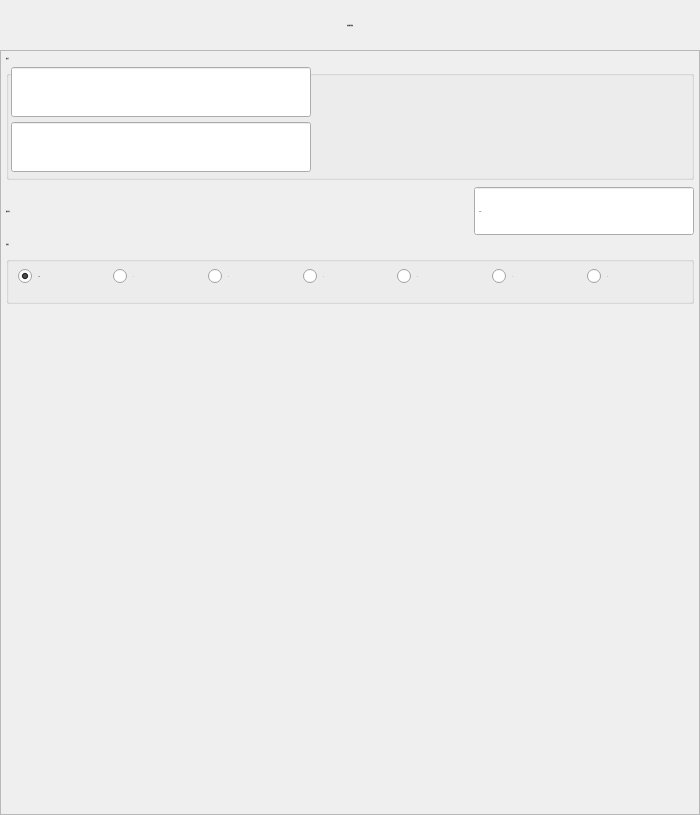
<?xml version="1.0" encoding="UTF-8"?>
<ui version="4.0">
 <class>FormActIf</class>
 <widget class="QWidget" name="FormActIf">
  <property name="geometry">
   <rect>
    <x>0</x>
    <y>0</y>
    <width>700</width>
    <height>815</height>
   </rect>
  </property>
  <property name="minimumSize">
   <size>
    <width>700</width>
    <height>815</height>
   </size>
  </property>
  <property name="maximumSize">
   <size>
    <width>700</width>
    <height>815</height>
   </size>
  </property>
  <property name="font">
   <font>
    <family>微软雅黑</family>
    <pointsize>-1</pointsize>
    <weight>50</weight>
    <italic>false</italic>
    <bold>false</bold>
   </font>
  </property>
  <property name="windowTitle">
   <string notr="true">条件</string>
  </property>
  <property name="toolTip">
   <string notr="true"/>
  </property>
  <property name="statusTip">
   <string notr="true"/>
  </property>
  <property name="whatsThis">
   <string notr="true"/>
  </property>
  <property name="accessibleName">
   <string notr="true"/>
  </property>
  <property name="accessibleDescription">
   <string notr="true"/>
  </property>
  <property name="styleSheet">
   <string notr="true">font: 28px &quot;微软雅黑&quot;;</string>
  </property>
  <property name="windowFilePath">
   <string notr="true"/>
  </property>
  <layout class="QVBoxLayout" name="verticalLayout">
   <property name="spacing">
    <number>0</number>
   </property>
   <property name="margin">
    <number>0</number>
   </property>
   <item>
    <widget class="QLabel" name="labelParaTitle">
     <property name="sizePolicy">
      <sizepolicy hsizetype="Preferred" vsizetype="Fixed">
       <horstretch>0</horstretch>
       <verstretch>0</verstretch>
      </sizepolicy>
     </property>
     <property name="minimumSize">
      <size>
       <width>0</width>
       <height>50</height>
      </size>
     </property>
     <property name="maximumSize">
      <size>
       <width>16777215</width>
       <height>16777215</height>
      </size>
     </property>
     <property name="font">
      <font>
       <family>微软雅黑</family>
       <pointsize>-1</pointsize>
       <weight>50</weight>
       <italic>false</italic>
       <bold>false</bold>
      </font>
     </property>
     <property name="styleSheet">
      <string notr="true">QLabel#labelParaTitle
{
	color: black;
	border-image: url(:/img/widget/Panel.png) 0 4 0 4;
	border-left: 4px transparent;
	border-right: 4px transparent;
}
</string>
     </property>
     <property name="text">
      <string>条件指令参数</string>
     </property>
     <property name="alignment">
      <set>Qt::AlignCenter</set>
     </property>
    </widget>
   </item>
   <item>
    <widget class="QFrame" name="frameActIf">
     <property name="font">
      <font>
       <family>微软雅黑</family>
       <pointsize>-1</pointsize>
       <weight>50</weight>
       <italic>false</italic>
       <bold>false</bold>
      </font>
     </property>
     <property name="styleSheet">
      <string notr="true"/>
     </property>
     <property name="frameShape">
      <enum>QFrame::StyledPanel</enum>
     </property>
     <property name="frameShadow">
      <enum>QFrame::Plain</enum>
     </property>
     <property name="IsMainArea" stdset="0">
      <bool>true</bool>
     </property>
     <layout class="QGridLayout" name="gridLayout">
      <property name="margin">
       <number>5</number>
      </property>
      <item row="0" column="0" colspan="3">
       <widget class="QGroupBox" name="groupExpression">
        <property name="minimumSize">
         <size>
          <width>0</width>
          <height>50</height>
         </size>
        </property>
        <property name="font">
         <font>
          <family>微软雅黑</family>
          <pointsize>-1</pointsize>
          <weight>50</weight>
          <italic>false</italic>
          <bold>false</bold>
         </font>
        </property>
        <property name="title">
         <string>表达式</string>
        </property>
        <layout class="QGridLayout" name="gridLayout_2">
         <property name="leftMargin">
          <number>2</number>
         </property>
         <property name="topMargin">
          <number>2</number>
         </property>
         <property name="rightMargin">
          <number>2</number>
         </property>
         <property name="bottomMargin">
          <number>5</number>
         </property>
         <property name="horizontalSpacing">
          <number>0</number>
         </property>
         <property name="verticalSpacing">
          <number>5</number>
         </property>
         <item row="0" column="0">
          <widget class="xLineEdit" name="lineEdit_var">
           <property name="sizePolicy">
            <sizepolicy hsizetype="Fixed" vsizetype="Fixed">
             <horstretch>0</horstretch>
             <verstretch>0</verstretch>
            </sizepolicy>
           </property>
           <property name="minimumSize">
            <size>
             <width>300</width>
             <height>50</height>
            </size>
           </property>
           <property name="maximumSize">
            <size>
             <width>300</width>
             <height>50</height>
            </size>
           </property>
           <property name="font">
            <font>
             <family>微软雅黑</family>
             <pointsize>-1</pointsize>
             <weight>50</weight>
             <italic>false</italic>
             <bold>false</bold>
            </font>
           </property>
           <property name="focusPolicy">
            <enum>Qt::ClickFocus</enum>
           </property>
           <property name="acceptDrops">
            <bool>false</bool>
           </property>
           <property name="text">
            <string/>
           </property>
           <property name="alignment">
            <set>Qt::AlignCenter</set>
           </property>
           <property name="readOnly">
            <bool>true</bool>
           </property>
          </widget>
         </item>
         <item row="0" column="1">
          <widget class="QLabel" name="labelOperator">
           <property name="sizePolicy">
            <sizepolicy hsizetype="Expanding" vsizetype="Preferred">
             <horstretch>0</horstretch>
             <verstretch>0</verstretch>
            </sizepolicy>
           </property>
           <property name="minimumSize">
            <size>
             <width>150</width>
             <height>50</height>
            </size>
           </property>
           <property name="maximumSize">
            <size>
             <width>16777215</width>
             <height>50</height>
            </size>
           </property>
           <property name="font">
            <font>
             <family>微软雅黑</family>
             <pointsize>-1</pointsize>
             <weight>50</weight>
             <italic>false</italic>
             <bold>false</bold>
            </font>
           </property>
           <property name="text">
            <string notr="true"/>
           </property>
           <property name="alignment">
            <set>Qt::AlignCenter</set>
           </property>
          </widget>
         </item>
         <item row="1" column="0">
          <widget class="xLineEdit" name="lineEdit_para">
           <property name="enabled">
            <bool>true</bool>
           </property>
           <property name="sizePolicy">
            <sizepolicy hsizetype="Fixed" vsizetype="Fixed">
             <horstretch>0</horstretch>
             <verstretch>0</verstretch>
            </sizepolicy>
           </property>
           <property name="minimumSize">
            <size>
             <width>300</width>
             <height>50</height>
            </size>
           </property>
           <property name="maximumSize">
            <size>
             <width>300</width>
             <height>50</height>
            </size>
           </property>
           <property name="font">
            <font>
             <family>微软雅黑</family>
             <pointsize>-1</pointsize>
             <weight>50</weight>
             <italic>false</italic>
             <bold>false</bold>
            </font>
           </property>
           <property name="focusPolicy">
            <enum>Qt::ClickFocus</enum>
           </property>
           <property name="acceptDrops">
            <bool>false</bool>
           </property>
           <property name="text">
            <string/>
           </property>
           <property name="alignment">
            <set>Qt::AlignCenter</set>
           </property>
           <property name="readOnly">
            <bool>true</bool>
           </property>
          </widget>
         </item>
        </layout>
       </widget>
      </item>
      <item row="1" column="0">
       <widget class="QLabel" name="labelDelay">
        <property name="minimumSize">
         <size>
          <width>0</width>
          <height>50</height>
         </size>
        </property>
        <property name="maximumSize">
         <size>
          <width>16777215</width>
          <height>50</height>
         </size>
        </property>
        <property name="font">
         <font>
          <family>微软雅黑</family>
          <pointsize>-1</pointsize>
          <weight>50</weight>
          <italic>false</italic>
          <bold>false</bold>
         </font>
        </property>
        <property name="text">
         <string>超时时间：</string>
        </property>
       </widget>
      </item>
      <item row="1" column="2">
       <widget class="xDoubleSpinBox" name="BoxDelay">
        <property name="enabled">
         <bool>true</bool>
        </property>
        <property name="sizePolicy">
         <sizepolicy hsizetype="Fixed" vsizetype="Fixed">
          <horstretch>0</horstretch>
          <verstretch>0</verstretch>
         </sizepolicy>
        </property>
        <property name="minimumSize">
         <size>
          <width>220</width>
          <height>50</height>
         </size>
        </property>
        <property name="maximumSize">
         <size>
          <width>220</width>
          <height>50</height>
         </size>
        </property>
        <property name="font">
         <font>
          <family>微软雅黑</family>
          <pointsize>-1</pointsize>
          <weight>50</weight>
          <italic>false</italic>
          <bold>false</bold>
         </font>
        </property>
        <property name="focusPolicy">
         <enum>Qt::ClickFocus</enum>
        </property>
        <property name="alignment">
         <set>Qt::AlignLeading|Qt::AlignLeft|Qt::AlignVCenter</set>
        </property>
        <property name="buttonSymbols">
         <enum>QAbstractSpinBox::NoButtons</enum>
        </property>
        <property name="specialValueText">
         <string notr="true"/>
        </property>
        <property name="keyboardTracking">
         <bool>false</bool>
        </property>
        <property name="prefix">
         <string notr="true"/>
        </property>
        <property name="suffix">
         <string notr="true">s</string>
        </property>
        <property name="decimals">
         <number>2</number>
        </property>
        <property name="maximum">
         <double>600.000000000000000</double>
        </property>
        <property name="singleStep">
         <double>0.100000000000000</double>
        </property>
        <property name="HasBtn" stdset="0">
         <bool>true</bool>
        </property>
       </widget>
      </item>
      <item row="2" column="0" colspan="3">
       <widget class="QGroupBox" name="groupBoxOperator">
        <property name="font">
         <font>
          <family>微软雅黑</family>
          <pointsize>-1</pointsize>
          <weight>50</weight>
          <italic>false</italic>
          <bold>false</bold>
         </font>
        </property>
        <property name="title">
         <string>运算符</string>
        </property>
        <layout class="QGridLayout" name="gridLayout_3">
         <property name="topMargin">
          <number>0</number>
         </property>
         <property name="bottomMargin">
          <number>0</number>
         </property>
         <property name="spacing">
          <number>0</number>
         </property>
         <item row="0" column="1">
          <widget class="xRadioButton" name="radioButton_gt">
           <property name="sizePolicy">
            <sizepolicy hsizetype="Expanding" vsizetype="Fixed">
             <horstretch>0</horstretch>
             <verstretch>0</verstretch>
            </sizepolicy>
           </property>
           <property name="minimumSize">
            <size>
             <width>40</width>
             <height>50</height>
            </size>
           </property>
           <property name="maximumSize">
            <size>
             <width>16777215</width>
             <height>50</height>
            </size>
           </property>
           <property name="font">
            <font>
             <family>微软雅黑</family>
             <pointsize>-1</pointsize>
             <weight>50</weight>
             <italic>false</italic>
             <bold>false</bold>
            </font>
           </property>
           <property name="focusPolicy">
            <enum>Qt::NoFocus</enum>
           </property>
           <property name="text">
            <string notr="true">&gt;</string>
           </property>
          </widget>
         </item>
         <item row="0" column="0">
          <widget class="xRadioButton" name="radioButton_dir">
           <property name="sizePolicy">
            <sizepolicy hsizetype="Expanding" vsizetype="Fixed">
             <horstretch>0</horstretch>
             <verstretch>0</verstretch>
            </sizepolicy>
           </property>
           <property name="minimumSize">
            <size>
             <width>40</width>
             <height>50</height>
            </size>
           </property>
           <property name="maximumSize">
            <size>
             <width>16777215</width>
             <height>50</height>
            </size>
           </property>
           <property name="font">
            <font>
             <family>微软雅黑</family>
             <pointsize>-1</pointsize>
             <weight>50</weight>
             <italic>false</italic>
             <bold>false</bold>
            </font>
           </property>
           <property name="focusPolicy">
            <enum>Qt::NoFocus</enum>
           </property>
           <property name="text">
            <string notr="true">NULL</string>
           </property>
           <property name="checked">
            <bool>true</bool>
           </property>
          </widget>
         </item>
         <item row="0" column="3">
          <widget class="xRadioButton" name="radioButton_eq">
           <property name="sizePolicy">
            <sizepolicy hsizetype="Expanding" vsizetype="Fixed">
             <horstretch>0</horstretch>
             <verstretch>0</verstretch>
            </sizepolicy>
           </property>
           <property name="minimumSize">
            <size>
             <width>40</width>
             <height>50</height>
            </size>
           </property>
           <property name="maximumSize">
            <size>
             <width>16777215</width>
             <height>50</height>
            </size>
           </property>
           <property name="font">
            <font>
             <family>微软雅黑</family>
             <pointsize>-1</pointsize>
             <weight>50</weight>
             <italic>false</italic>
             <bold>false</bold>
            </font>
           </property>
           <property name="focusPolicy">
            <enum>Qt::NoFocus</enum>
           </property>
           <property name="text">
            <string notr="true">=</string>
           </property>
          </widget>
         </item>
         <item row="0" column="2">
          <widget class="xRadioButton" name="radioButton_ge">
           <property name="sizePolicy">
            <sizepolicy hsizetype="Expanding" vsizetype="Fixed">
             <horstretch>0</horstretch>
             <verstretch>0</verstretch>
            </sizepolicy>
           </property>
           <property name="minimumSize">
            <size>
             <width>40</width>
             <height>50</height>
            </size>
           </property>
           <property name="maximumSize">
            <size>
             <width>16777215</width>
             <height>50</height>
            </size>
           </property>
           <property name="font">
            <font>
             <family>微软雅黑</family>
             <pointsize>-1</pointsize>
             <weight>50</weight>
             <italic>false</italic>
             <bold>false</bold>
            </font>
           </property>
           <property name="focusPolicy">
            <enum>Qt::NoFocus</enum>
           </property>
           <property name="text">
            <string notr="true">≥</string>
           </property>
          </widget>
         </item>
         <item row="0" column="4">
          <widget class="xRadioButton" name="radioButton_ne">
           <property name="sizePolicy">
            <sizepolicy hsizetype="Expanding" vsizetype="Fixed">
             <horstretch>0</horstretch>
             <verstretch>0</verstretch>
            </sizepolicy>
           </property>
           <property name="minimumSize">
            <size>
             <width>40</width>
             <height>50</height>
            </size>
           </property>
           <property name="maximumSize">
            <size>
             <width>16777215</width>
             <height>50</height>
            </size>
           </property>
           <property name="font">
            <font>
             <family>微软雅黑</family>
             <pointsize>-1</pointsize>
             <weight>50</weight>
             <italic>false</italic>
             <bold>false</bold>
            </font>
           </property>
           <property name="focusPolicy">
            <enum>Qt::NoFocus</enum>
           </property>
           <property name="text">
            <string notr="true">≠</string>
           </property>
          </widget>
         </item>
         <item row="0" column="6">
          <widget class="xRadioButton" name="radioButton_le">
           <property name="sizePolicy">
            <sizepolicy hsizetype="Expanding" vsizetype="Fixed">
             <horstretch>0</horstretch>
             <verstretch>0</verstretch>
            </sizepolicy>
           </property>
           <property name="minimumSize">
            <size>
             <width>40</width>
             <height>50</height>
            </size>
           </property>
           <property name="maximumSize">
            <size>
             <width>16777215</width>
             <height>50</height>
            </size>
           </property>
           <property name="font">
            <font>
             <family>微软雅黑</family>
             <pointsize>-1</pointsize>
             <weight>50</weight>
             <italic>false</italic>
             <bold>false</bold>
            </font>
           </property>
           <property name="focusPolicy">
            <enum>Qt::NoFocus</enum>
           </property>
           <property name="text">
            <string notr="true">≤</string>
           </property>
          </widget>
         </item>
         <item row="0" column="5">
          <widget class="xRadioButton" name="radioButton_lt">
           <property name="sizePolicy">
            <sizepolicy hsizetype="Expanding" vsizetype="Fixed">
             <horstretch>0</horstretch>
             <verstretch>0</verstretch>
            </sizepolicy>
           </property>
           <property name="minimumSize">
            <size>
             <width>40</width>
             <height>50</height>
            </size>
           </property>
           <property name="maximumSize">
            <size>
             <width>16777215</width>
             <height>50</height>
            </size>
           </property>
           <property name="font">
            <font>
             <family>微软雅黑</family>
             <pointsize>-1</pointsize>
             <weight>50</weight>
             <italic>false</italic>
             <bold>false</bold>
            </font>
           </property>
           <property name="focusPolicy">
            <enum>Qt::NoFocus</enum>
           </property>
           <property name="text">
            <string notr="true">&lt;</string>
           </property>
          </widget>
         </item>
        </layout>
       </widget>
      </item>
      <item row="3" column="1">
       <spacer name="verticalSpacer">
        <property name="orientation">
         <enum>Qt::Vertical</enum>
        </property>
        <property name="sizeHint" stdset="0">
         <size>
          <width>20</width>
          <height>40</height>
         </size>
        </property>
       </spacer>
      </item>
     </layout>
    </widget>
   </item>
  </layout>
 </widget>
 <customwidgets>
  <customwidget>
   <class>xRadioButton</class>
   <extends>QRadioButton</extends>
   <header>xradiobutton.h</header>
  </customwidget>
  <customwidget>
   <class>xDoubleSpinBox</class>
   <extends>QDoubleSpinBox</extends>
   <header>xdoublespinbox.h</header>
   <slots>
    <signal>clicked()</signal>
   </slots>
  </customwidget>
  <customwidget>
   <class>xLineEdit</class>
   <extends>QLineEdit</extends>
   <header>xlineedit.h</header>
   <slots>
    <signal>clicked()</signal>
   </slots>
  </customwidget>
 </customwidgets>
 <tabstops>
  <tabstop>lineEdit_var</tabstop>
  <tabstop>radioButton_dir</tabstop>
  <tabstop>radioButton_gt</tabstop>
  <tabstop>radioButton_ge</tabstop>
  <tabstop>radioButton_eq</tabstop>
  <tabstop>radioButton_ne</tabstop>
  <tabstop>radioButton_lt</tabstop>
  <tabstop>radioButton_le</tabstop>
 </tabstops>
 <resources/>
 <connections>
  <connection>
   <sender>lineEdit_var</sender>
   <signal>clicked()</signal>
   <receiver>FormActIf</receiver>
   <slot>selectVariable()</slot>
   <hints>
    <hint type="sourcelabel">
     <x>40</x>
     <y>87</y>
    </hint>
    <hint type="destinationlabel">
     <x>-22</x>
     <y>87</y>
    </hint>
   </hints>
  </connection>
  <connection>
   <sender>lineEdit_para</sender>
   <signal>clicked()</signal>
   <receiver>FormActIf</receiver>
   <slot>selectParameter()</slot>
   <hints>
    <hint type="sourcelabel">
     <x>236</x>
     <y>86</y>
    </hint>
    <hint type="destinationlabel">
     <x>329</x>
     <y>92</y>
    </hint>
   </hints>
  </connection>
  <connection>
   <sender>BoxDelay</sender>
   <signal>clicked()</signal>
   <receiver>FormActIf</receiver>
   <slot>InputDelay()</slot>
   <hints>
    <hint type="sourcelabel">
     <x>676</x>
     <y>124</y>
    </hint>
    <hint type="destinationlabel">
     <x>394</x>
     <y>149</y>
    </hint>
   </hints>
  </connection>
 </connections>
 <slots>
  <slot>selectVariable()</slot>
  <slot>selectParameter()</slot>
  <slot>InputDelay()</slot>
 </slots>
</ui>
